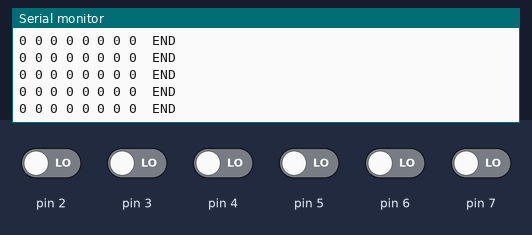
Recording of a sketch running on a simulated Arduino Uno, built with avr-gcc and run on an emulated ATmega328P. Parts: the last lines printed to the serial monitor. Inputs (shaded band) come from the test bench; at power-on: pin 2–7 LOW.

Above: at 1.2 s.
1.3 s: pin 2 driven HIGH
At 1.31 s:
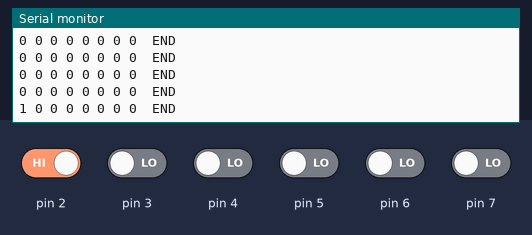
2.8 s: pin 3 driven HIGH
At 2.82 s:
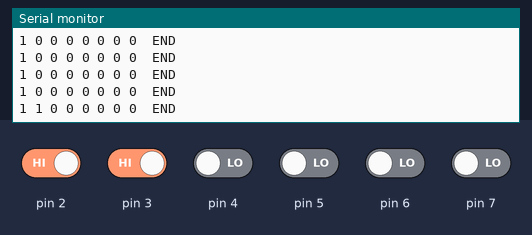
4.3 s: pin 4 driven HIGH
At 4.44 s:
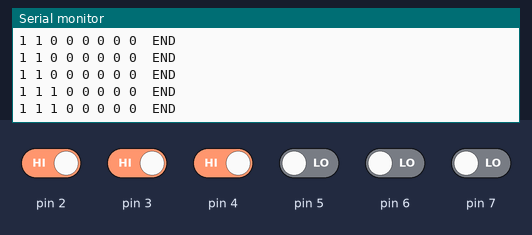
5.8 s: pin 5 driven HIGH
At 5.85 s:
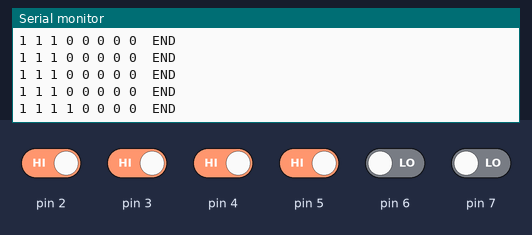
7.3 s: pin 6 driven HIGH
At 7.36 s:
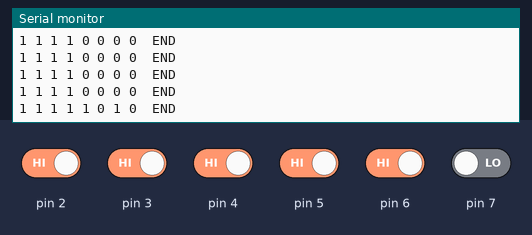
8.8 s: pin 7 driven HIGH
At 8.87 s:
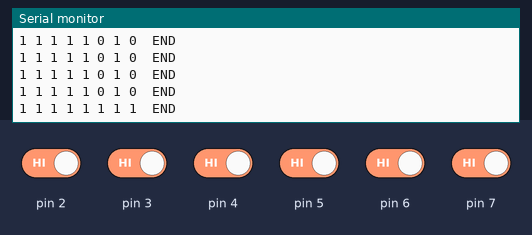

The sketch:

GenesisDriver.ino
```cpp
void setup() {
  pinMode(2, INPUT);
  pinMode(3, INPUT);
  pinMode(4, INPUT);
  pinMode(5, INPUT);
  pinMode(6, INPUT);
  pinMode(7, INPUT);

  pinMode(9, OUTPUT);

  Serial.begin(9600);
}

void loop() {
  digitalWrite(9, HIGH);

  for(int i = 2; i < 8; i++)
  {
    //if(digitalRead(i) == HIGH )
    //{
      Serial.print(digitalRead(i));
      Serial.print(" ");
    //}
  }

  digitalWrite(9, LOW);

  Serial.print(digitalRead(6));
  Serial.print(" ");
  Serial.print(digitalRead(7));
  Serial.print(" ");

  Serial.println(" END ");
  delay(100);
}
```

Measured:
- after the input at 1.3 s, the serial monitor: prints a new line at once (image 1)
- after the input at 2.8 s, the serial monitor: prints a new line at once (image 2)
- after the input at 4.3 s, the serial monitor: prints a new line at once (image 3)
- after the input at 5.8 s, the serial monitor: prints a new line at once (image 4)
- after the input at 7.3 s, the serial monitor: prints a new line after 0.05 s (image 5)
- after the input at 8.8 s, the serial monitor: prints a new line after 0.06 s (image 6)
